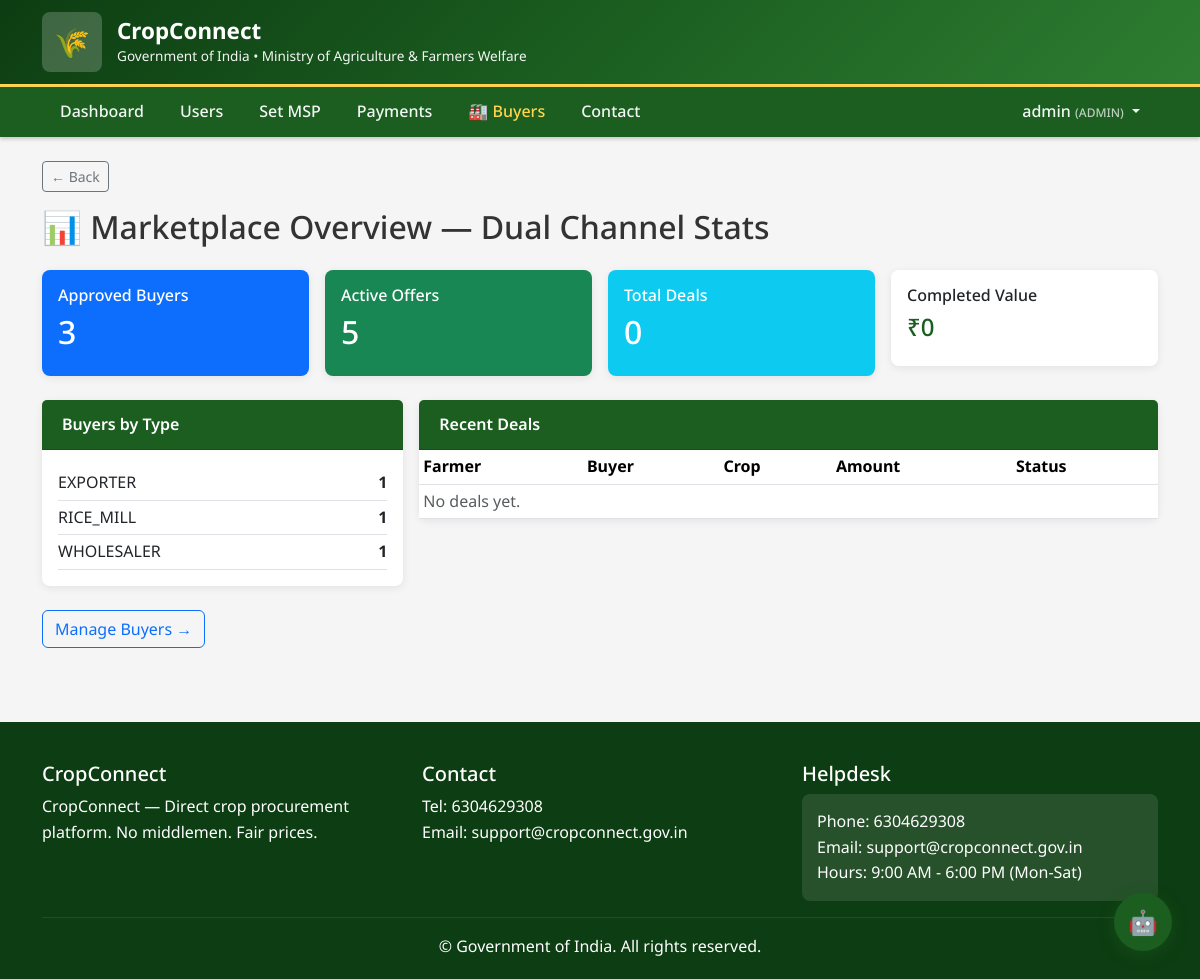
Page /admin-portal/marketplace/ (signed in) on the committed database.
### procurement/models.py (models this page shows, shortened)
class User(AbstractUser):
    class Role(models.TextChoices):
        FARMER = 'FARMER', 'Farmer'
        OFFICER = 'OFFICER', 'Procurement Officer'
        ADMIN = 'ADMIN', 'Administrator'
        BUYER = 'BUYER', 'Private Buyer'
    role = models.CharField(max_length=10, choices=Role.choices)
    phone = models.CharField(max_length=15, blank=True)
    created_at = models.DateTimeField(auto_now_add=True)
    class Meta:
        db_table = 'procurement_user'

class Buyer(models.Model):
    class BuyerType(models.TextChoices):
        RICE_MILL    = 'RICE_MILL',   'Rice Mill'
        WHOLESALER   = 'WHOLESALER',  'Wholesaler'
        EXPORTER     = 'EXPORTER',    'Exporter'
        PROCESSOR    = 'PROCESSOR',   'Food Processor'
    class Status(models.TextChoices):
        PENDING  = 'PENDING',  'Pending Approval'
        APPROVED = 'APPROVED', 'Approved'
        BLOCKED  = 'BLOCKED',  'Blocked'
    user         = models.OneToOneField(User, on_delete=models.CASCADE, related_name='buyer_profile')
    company_name = models.CharField(max_length=200)
    buyer_type   = models.CharField(max_length=20, choices=BuyerType.choices)
    license_no   = models.CharField(max_length=100, blank=True)
    gst_number   = models.CharField(max_length=20, blank=True)
    address      = models.TextField()
    district     = models.CharField(max_length=100)
    state        = models.CharField(max_length=100, default='Andhra Pradesh')
    contact_name = models.CharField(max_length=100)
    status       = models.CharField(max_length=20, choices=Status.choices, default=Status.PENDING)
    rating       = models.DecimalField(max_digits=3, decimal_places=1, default=0.0)
    total_deals  = models.IntegerField(default=0)
    created_at   = models.DateTimeField(auto_now_add=True)
    updated_at   = models.DateTimeField(auto_now=True)
    class Meta:
        db_table = 'marketplace_buyer'

### procurement/marketplace_views.py (the view)
# urls.py: path('admin-portal/marketplace/', marketplace_views.admin_marketplace_overview, name='admin_marketplace_overview'),
@admin_required
def admin_marketplace_overview(request):
    total_buyers   = Buyer.objects.filter(status=Buyer.Status.APPROVED).count()
    active_offers  = BuyerOffer.objects.filter(status=BuyerOffer.Status.ACTIVE).count()
    total_deals    = FarmerDeal.objects.count()
    completed_val  = FarmerDeal.objects.filter(status__in=['DELIVERED','PAID']).aggregate(s=Sum('total_amount'))['s'] or 0
    recent_deals   = FarmerDeal.objects.select_related(
        'farmer__user', 'offer__buyer', 'offer__crop'
    ).order_by('-created_at')[:20]
    buyers_by_type = Buyer.objects.filter(status=Buyer.Status.APPROVED).values('buyer_type').annotate(c=Count('id'))
    return render(request, 'marketplace/admin_marketplace_overview.html', {
        'total_buyers':   total_buyers,
        'active_offers':  active_offers,
        'total_deals':    total_deals,
        'completed_val':  completed_val,
        'recent_deals':   recent_deals,
        'buyers_by_type': buyers_by_type,
    })

### templates/marketplace/admin_marketplace_overview.html (shortened to what this page needs)
{% extends 'base.html' %}
{% block content %}
<h2 class="mb-4">📊 Marketplace Overview — Dual Channel Stats</h2>
<div class="row g-3 mb-4">
    <div class="col-md-3"><div class="card bg-primary text-white"><div class="card-body"><h6>Approved Buyers</h6><h2>{{ total_buyers }}</h2></div></div></div>
    <div class="col-md-3"><div class="card bg-success text-white"><div class="card-body"><h6>Active Offers</h6><h2>{{ active_offers }}</h2></div></div></div>
    <div class="col-md-3"><div class="card bg-info text-white"><div class="card-body"><h6>Total Deals</h6><h2>{{ total_deals }}</h2></div></div></div>
    <div class="col-md-3"><div class="card"><div class="card-body"><h6>Completed Value</h6><h4 style="color:#1b5e20;">₹{{ completed_val|floatformat:0 }}</h4></div></div></div>
</div>
<div class="row g-3 mb-4">
    <div class="col-md-4">
        <div class="card">
            <div class="card-header">Buyers by Type</div>
            <div class="card-body">
                {% for bt in buyers_by_type %}
                <div class="d-flex justify-content-between py-1 border-bottom">
                    <span>{{ bt.buyer_type }}</span><strong>{{ bt.c }}</strong>
                </div>
                {% endfor %}
            </div>
        </div>
    </div>
    <div class="col-md-8">
        <div class="card">
            <div class="card-header">Recent Deals</div>
            <div class="card-body p-0">
                <table class="table table-sm mb-0">
                    <thead><tr><th>Farmer</th><th>Buyer</th><th>Crop</th><th>Amount</th><th>Status</th></tr></thead>
                    <tbody>
                    {% for deal in recent_deals %}
                    <tr>
                        <td>{{ deal.farmer.user.get_full_name|default:deal.farmer.user.username }}</td>
                        <td>{{ deal.offer.buyer.company_name }}</td>
                        <td>{{ deal.offer.crop.name }}</td>
                        <td>₹{{ deal.total_amount }}</td>
                        <td><span class="badge bg-{% if deal.status == 'PAID' %}success{% elif deal.status == 'CONFIRMED' %}primary{% elif deal.status == 'PENDING' %}warning text-dark{% else %}secondary{% endif %} badge-sm">{{ deal.status }}</span></td>
                    </tr>
                    {% empty %}
                    <tr><td colspan="5" class="text-muted">No deals yet.</td></tr>
                    {% endfor %}
                    </tbody>
                </table>
            </div>
        </div>
    </div>
</div>
<a href="{% url 'admin_manage_buyers' %}" class="btn btn-outline-primary">Manage Buyers →</a>
{% endblock %}

### templates/base.html (shortened to what this page needs)
<!DOCTYPE html>
<html lang="en">
<head>
    <link href="https://cdn.jsdelivr.net/npm/bootstrap@5.3.2/dist/css/bootstrap.min.css" rel="stylesheet">
</head>
<body>
    <header class="gov-header">
        <div class="container">
            <div class="logo-area">
                <div class="logo-placeholder">🌾</div>
                <div>
                    <h1>CropConnect</h1>
                    <div class="subtitle">Government of India &bull; Ministry of Agriculture &amp; Farmers Welfare</div>
                </div>
            </div>
        </div>
    </header>
    <nav class="navbar navbar-expand-lg nav-bar">
        <div class="container">
            <div class="collapse navbar-collapse" id="navbarNav">
                <ul class="navbar-nav me-auto">
                    {% if user.is_authenticated %}
                        {% if user.role == 'FARMER' %}
                        <li class="nav-item"><a class="nav-link" href="{% url 'farmer_dashboard' %}">Dashboard</a></li>
                        <li class="nav-item"><a class="nav-link" href="{% url 'farmer_book_slot' %}">Book Slot</a></li>
                        <li class="nav-item"><a class="nav-link" href="{% url 'farmer_booking_status' %}">My Bookings</a></li>
                        <li class="nav-item"><a class="nav-link" href="{% url 'farmer_payment_status' %}">Payments</a></li>
                        <li class="nav-item"><a class="nav-link" href="{% url 'farmer_marketplace' %}" style="color:#FFD54F !important;font-weight:700;">🏪 Marketplace</a></li>
                        {% elif user.role == 'ADMIN' %}
                        <li class="nav-item"><a class="nav-link" href="{% url 'admin_dashboard' %}">Dashboard</a></li>
                        <li class="nav-item"><a class="nav-link" href="{% url 'admin_manage_users' %}">Users</a></li>
                        <li class="nav-item"><a class="nav-link" href="{% url 'admin_set_msp' %}">Set MSP</a></li>
                        <li class="nav-item"><a class="nav-link" href="{% url 'admin_approve_payments' %}">Payments</a></li>
                        <li class="nav-item"><a class="nav-link" href="{% url 'admin_manage_buyers' %}" style="color:#FFD54F !important;">🏭 Buyers</a></li>
                        {% elif user.role == 'BUYER' %}
                        <li class="nav-item"><a class="nav-link" href="{% url 'buyer_dashboard' %}">Dashboard</a></li>
                        <li class="nav-item"><a class="nav-link" href="{% url 'buyer_create_offer' %}">Post Offer</a></li>
                        {% endif %}
                        <li class="nav-item"><a class="nav-link" href="{% url 'contact' %}">Contact</a></li>
                    {% else %}
                        <li class="nav-item"><a class="nav-link" href="{% url 'login' %}">Login</a></li>
                        <li class="nav-item"><a class="nav-link" href="{% url 'farmer_register' %}">Register as Farmer</a></li>
                        <li class="nav-item"><a class="nav-link" href="{% url 'buyer_register' %}">Register as Buyer</a></li>
                    {% endif %}
                </ul>
                {% if user.is_authenticated %}
                <ul class="navbar-nav">
                    <li class="nav-item dropdown">
                        <a class="nav-link dropdown-toggle" href="#" data-bs-toggle="dropdown">
                            {{ user.get_full_name|default:user.username }}
                            <small style="opacity:0.75;font-size:0.75rem;">({{ user.role }})</small>
                        </a>
                    </li>
                </ul>
                {% endif %}
            </div>
        </div>
    </nav>
    <main class="container py-4">
        {% if request.path != '/' %}
        <button type="button" class="btn btn-outline-secondary btn-sm mb-3" onclick="window.history.back();">&larr; Back</button>
        {% endif %}
        {% block content %}{% endblock %}
    </main>
    <footer class="footer">
        <div class="container">
            <div class="row">
                <div class="col-md-4">
                    <h5>CropConnect</h5>
                    <p>CropConnect — Direct crop procurement platform. No middlemen. Fair prices.</p>
                </div>
                <div class="col-md-4">
                    <h5>Contact</h5>
                    <p>Tel: 6304629308<br>Email: support@cropconnect.gov.in</p>
                </div>
                <div class="col-md-4">
                    <h5>Helpdesk</h5>
                    <div class="helpdesk">
                        Phone: 6304629308<br>
                        Email: support@cropconnect.gov.in<br>
                        Hours: 9:00 AM - 6:00 PM (Mon-Sat)
                    </div>
                </div>
            </div>
            <hr class="my-3 border-secondary">
            <p class="text-center mb-0">&copy; Government of India. All rights reserved.</p>
        </div>
    </footer>
    {% if user.is_authenticated %}
    <button id="ai-chat-btn" title="AI Farm Assistant" onclick="toggleChat()">&#129302;</button>
    {% endif %}
</body>
</html>

### templates/base.html (style rules this page uses)
:root { --gov-green: #1B5E20; --gov-green-light: #2E7D32; --gov-green-dark: #0D3D12; }
body { font-family: 'Noto Sans', Arial, sans-serif; background-color: #F5F5F5; color: #333; line-height: 1.6; }
.gov-header { background: linear-gradient(135deg, var(--gov-green-dark) 0%, var(--gov-green) 50%, var(--gov-green-light) 100%); color: white; padding: 12px 0; border-bottom: 3px solid #FFD54F; }
.gov-header .logo-area { display: flex; align-items: center; gap: 15px; }
.gov-header .logo-placeholder { width: 60px; height: 60px; background: rgba(255,255,255,0.2); border-radius: 8px; display: flex; align-items: center; justify-content: center; font-size: 1.8rem; }
.gov-header h1 { font-size: 1.4rem; font-weight: 700; margin: 0; }
.gov-header .subtitle { font-size: 0.85rem; opacity: 0.95; }
.nav-bar { background: var(--gov-green) !important; padding: 0; box-shadow: 0 2px 4px rgba(0,0,0,0.2); }
.nav-bar .navbar-nav .nav-link { color: rgba(255,255,255,0.95) !important; font-weight: 500; padding: 12px 18px; transition: background 0.2s; }
.card { border: none; border-radius: 8px; box-shadow: 0 2px 8px rgba(0,0,0,0.08); }
.card-header { background: var(--gov-green); color: white; font-weight: 600; border-radius: 8px 8px 0 0; padding: 12px 20px; }
.footer { background: var(--gov-green-dark); color: white; padding: 40px 0 20px; margin-top: 50px; }
.footer .helpdesk { background: rgba(255,255,255,0.1); padding: 15px; border-radius: 8px; }
#ai-chat-btn { position: fixed; bottom: 28px; right: 28px; z-index: 1050; width: 58px; height: 58px; border-radius: 50%; background: var(--gov-green); color: white; border: none; box-shadow: 0 4px 16px rgba(27,94,32,0.45); font-size: 1.5rem; cursor: pointer; display: flex; align-items: center; justify-content: center; transition: transform 0.2s; }

### rows in the picture
User: get_full_name "admin", role "ADMIN"
Buyer: buyer_type "EXPORTER", c "1"
Buyer: buyer_type "RICE_MILL", c "1"
Buyer: buyer_type "WHOLESALER", c "1"

### other values in the picture
{{ total_buyers }} "3"
{{ active_offers }} "5"
{{ total_deals }} "0"
{{ completed_val|floatformat:0 }} "0"
